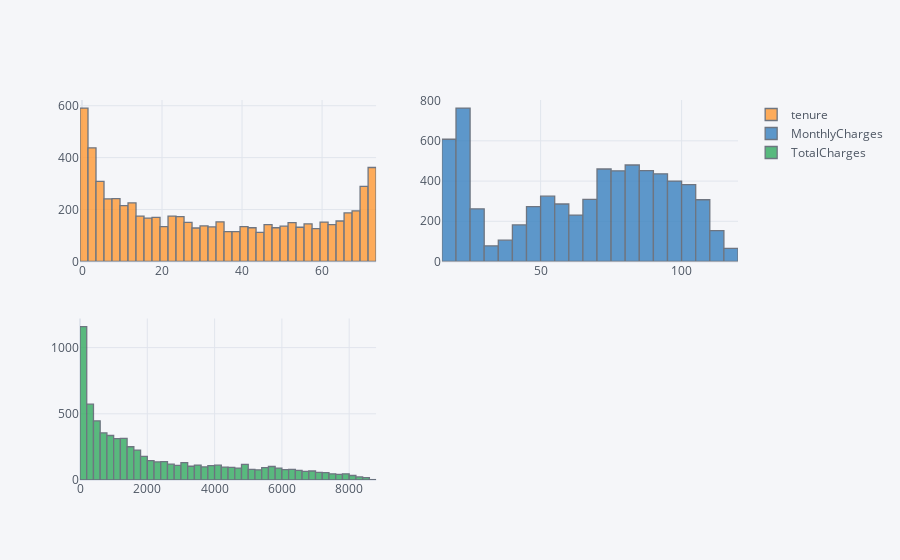

The cell this chart's notebook holds for it:
### Code cell
df[['tenure', 'MonthlyCharges', 'TotalCharges']].iplot(kind='histogram',subplots=True,bins=50)

### Figure 1 — Plotly figure (JSON) as saved in the notebook; plotly's stock layout.template omitted (floating-point values rounded to 4 significant figures; data arrays with more than 128 entries replaced by an {"elided": "..."} marker saying what was removed)
{"data": [{"histfunc": "count", "histnorm": "", "marker": {"color": "rgba(255, 153, 51, 1.0)", "line": {"color": "#4D5663", "width": 1.3}}, "name": "tenure", "nbinsx": 50, "opacity": 0.8, "orientation": "v", "type": "histogram", "x": {"elided": "7010 int values"}, "xaxis": "x", "yaxis": "y"}, {"histfunc": "count", "histnorm": "", "marker": {"color": "rgba(55, 128, 191, 1.0)", "line": {"color": "#4D5663", "width": 1.3}}, "name": "MonthlyCharges", "nbinsx": 50, "opacity": 0.8, "orientation": "v", "type": "histogram", "x": {"elided": "7010 float values"}, "xaxis": "x2", "yaxis": "y2"}, {"histfunc": "count", "histnorm": "", "marker": {"color": "rgba(50, 171, 96, 1.0)", "line": {"color": "#4D5663", "width": 1.3}}, "name": "TotalCharges", "nbinsx": 50, "opacity": 0.8, "orientation": "v", "type": "histogram", "x": {"elided": "7010 float values"}, "xaxis": "x3", "yaxis": "y3"}], "layout": {"barmode": "overlay", "legend": {"bgcolor": "#F5F6F9", "font": {"color": "#4D5663"}}, "paper_bgcolor": "#F5F6F9", "plot_bgcolor": "#F5F6F9", "title": {"font": {"color": "#4D5663"}}, "xaxis": {"anchor": "y", "domain": [0, 0.45], "gridcolor": "#E1E5ED", "showgrid": true, "tickfont": {"color": "#4D5663"}, "title": {"font": {"color": "#4D5663"}, "text": ""}, "zerolinecolor": "#E1E5ED"}, "xaxis2": {"anchor": "y2", "domain": [0.55, 1], "gridcolor": "#E1E5ED", "showgrid": true, "tickfont": {"color": "#4D5663"}, "title": {"font": {"color": "#4D5663"}, "text": ""}, "zerolinecolor": "#E1E5ED"}, "xaxis3": {"anchor": "y3", "domain": [0, 0.45], "gridcolor": "#E1E5ED", "showgrid": true, "tickfont": {"color": "#4D5663"}, "title": {"font": {"color": "#4D5663"}, "text": ""}, "zerolinecolor": "#E1E5ED"}, "yaxis": {"anchor": "x", "domain": [0.575, 1], "gridcolor": "#E1E5ED", "showgrid": true, "tickfont": {"color": "#4D5663"}, "title": {"font": {"color": "#4D5663"}, "text": ""}, "zerolinecolor": "#E1E5ED"}, "yaxis2": {"anchor": "x2", "domain": [0.575, 1], "gridcolor": "#E1E5ED", "showgrid": true, "tickfont": {"color": "#4D5663"}, "title": {"font": {"color": "#4D5663"}, "text": ""}, "zerolinecolor": "#E1E5ED"}, "yaxis3": {"anchor": "x3", "domain": [0, 0.425], "gridcolor": "#E1E5ED", "showgrid": true, "tickfont": {"color": "#4D5663"}, "title": {"font": {"color": "#4D5663"}, "text": ""}, "zerolinecolor": "#E1E5ED"}}}
